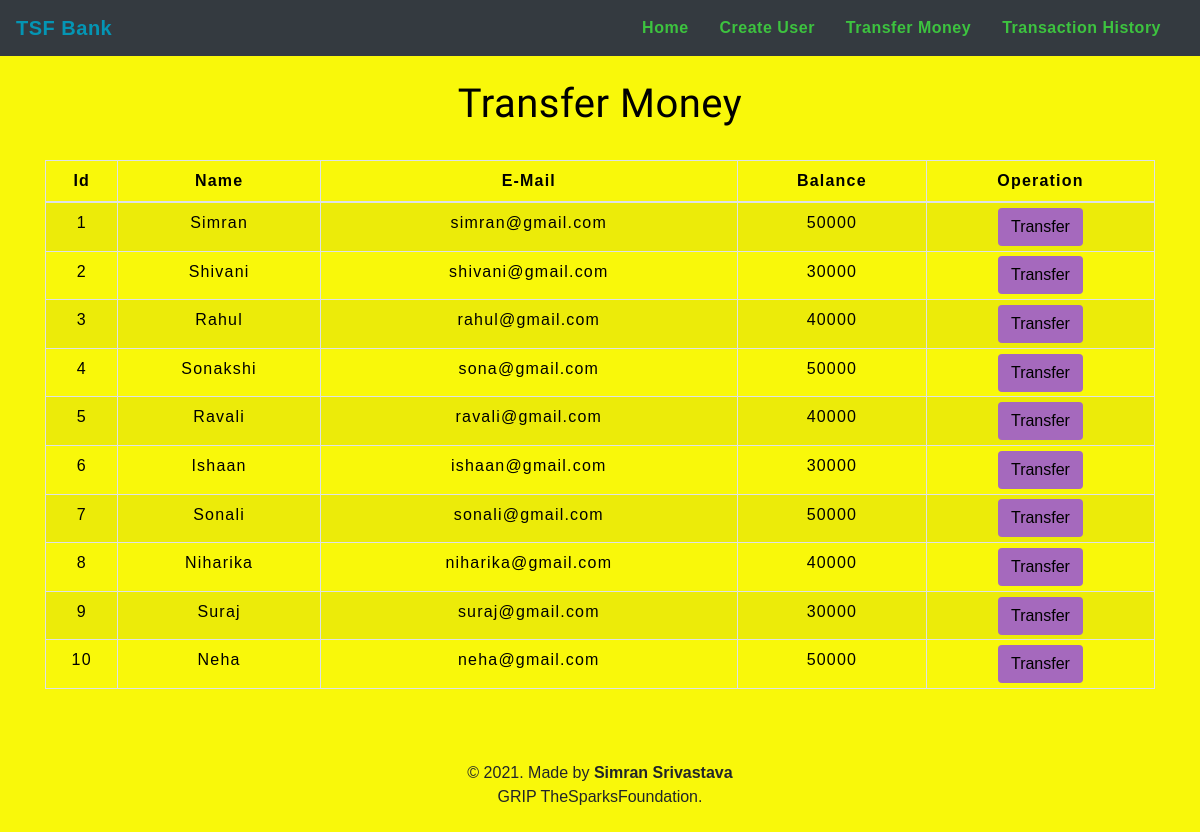
The app's page /transfermoney.php with its own data.
### tables this page shows
CREATE TABLE `users` (
    `id` int(3) NOT NULL,
    `name` text NOT NULL,
    `email` varchar(30) NOT NULL,
    `balance` int(8) NOT NULL
);

### transfermoney.php (the view, shortened to what this page needs)
<!DOCTYPE html>
<html lang="en">
<head>
    <link rel="stylesheet" href="https://maxcdn.bootstrapcdn.com/bootstrap/4.0.0/css/bootstrap.min.css">
    <link rel="stylesheet" type="text/css" href="css/table.css">
    <link rel="stylesheet" type="text/css" href="css/navbar.css">
</head>
<body style="background-color : #F9F80A;">
    <?php
    include 'config.php';
    $sql = "SELECT * FROM users";
    $result = mysqli_query($conn, $sql);
    ?>
    <?php
    include 'navbar.php';
    ?>
    <div class="container">
        <h2 class="text-center pt-4" style="color : black;">Transfer Money</h2>
        <br>
        <div class="row">
            <div class="col">
                <div class="table-responsive-sm">
                    <table class="table table-hover table-sm table-striped table-condensed table-bordered" style="border-color:black;">
                        <thead style="color : black;">
                            <tr>
                                <th scope="col" class="text-center py-2">Id</th>
                                <th scope="col" class="text-center py-2">Name</th>
                                <th scope="col" class="text-center py-2">E-Mail</th>
                                <th scope="col" class="text-center py-2">Balance</th>
                                <th scope="col" class="text-center py-2">Operation</th>
                            </tr>
                        </thead>
                        <tbody>
                            <?php
                            while ($rows = mysqli_fetch_assoc($result)) {
                            ?>
                                <tr style="color : black;">
                                    <td class="py-2"><?php echo $rows['id'] ?></td>
                                    <td class="py-2"><?php echo $rows['name'] ?></td>
                                    <td class="py-2"><?php echo $rows['email'] ?></td>
                                    <td class="py-2"><?php echo $rows['balance'] ?></td>
                                    <td><a href="selecteduserdetail.php?id= <?php echo $rows['id']; ?>"> <button type="button" class="btn" style="background-color : #A569BD;">Transfer</button></a></td>
                                </tr>
                            <?php
                            }
                            ?>
                        </tbody>
                    </table>
                </div>
            </div>
        </div>
    </div>
    <footer class="text-center mt-5 py-2">
        <p>&copy 2021. Made by <b>Simran Srivastava</b><br>GRIP TheSparksFoundation.</p>
    </footer>
</body>
</html>

### navbar.php (shortened to what this page needs)
<nav class="navbar navbar-expand-md navbar-light bg-dark">
    <a href="index.php" class="navbar-brand" style="color: #0495B4;"><b>TSF Bank</b></a>
    <div class="collapse navbar-collapse" id="collapsibleNavbar">
        <ul class="navbar-nav ml-auto">
            <li class="nav-item">
                <a href="index.php" class="nav-link" style="color: #3DC33F ;"><b>Home</b></a>
            </li>
            <li class="nav-item">
                <a href="createuser.php" class="nav-link" style="color: #3DC33F ;"><b>Create User</b></a>
            </li>
            <li class="nav-item">
                <a href="transfermoney.php" class="nav-link" style="color: #3DC33F ;"><b>Transfer Money</b></a>
            </li>
            <li class="nav-item">
                <a href="transactionhistory.php" class="nav-link" style="color: #3DC33F ;"><b>Transaction History</b></a>
            </li>
        </ul>
    </div>
</nav>

### table.css (style rules this page uses)
* { padding: 0; margin: 0; box-sizing: border-box; font-family: sans-serif; }
h2 { font-size: 40px; }
table { letter-spacing: 1.2px; }
td { text-align: center; }
button { border:none; background: #eb6f6f; transition: 1s; }

### navbar.css (style rules this page uses)
.nav-link { margin-right: 15px; color:#639ce7; letter-spacing: 0.5px; transition: 0.5s; }
.navbar-brand { color: #990000; letter-spacing: 0.5px; }
h2 { color: #990000; letter-spacing: 0.5px; font-family: raleway; }

### transfermoney.php (style rules this page uses)
button { transition: 1.5s; }

### records on screen
users: id "1", name "Simran", email "simran@gmail.com", balance "50000"
users: id "2", name "Shivani", email "shivani@gmail.com", balance "30000"
users: id "3", name "Rahul", email "rahul@gmail.com", balance "40000"
users: id "4", name "Sonakshi", email "sona@gmail.com", balance "50000"
users: id "5", name "Ravali", email "ravali@gmail.com", balance "40000"
users: id "6", name "Ishaan", email "ishaan@gmail.com", balance "30000"
users: id "7", name "Sonali", email "sonali@gmail.com", balance "50000"
users: id "8", name "Niharika", email "niharika@gmail.com", balance "40000"
users: id "9", name "Suraj", email "suraj@gmail.com", balance "30000"
users: id "10", name "Neha", email "neha@gmail.com", balance "50000"
